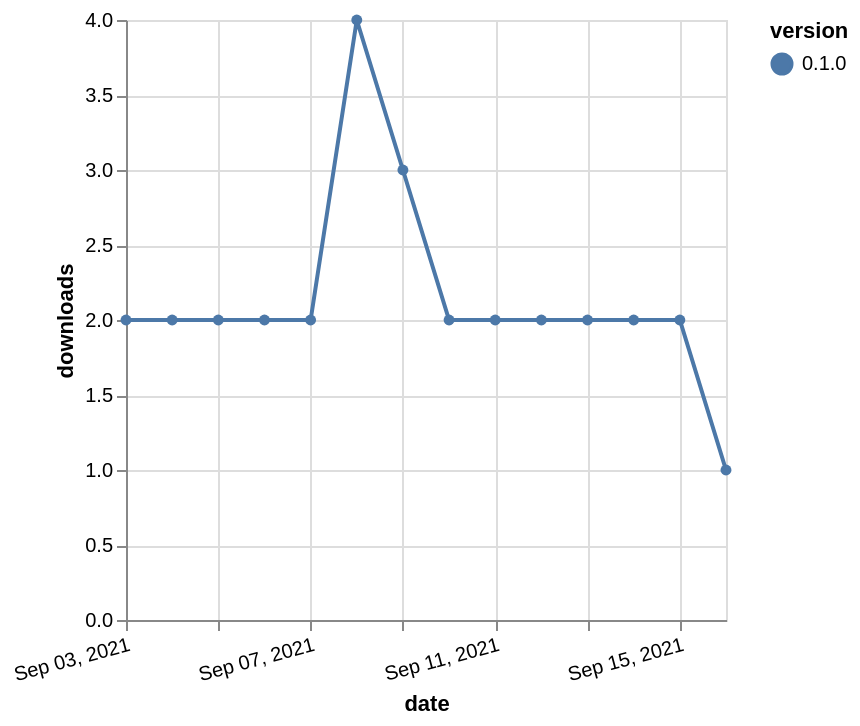

The specification (Vega-Lite) saved for this image:
### Vega-Lite specification from a JSON file in a GitHub repository (floating-point values rounded to 4 significant figures)
{"$schema": "https://vega.github.io/schema/vega-lite/v5.json", "description": "A simple bar chart with embedded data.", "data": {"values": [{"date": "2021-09-03", "total": 745, "delta": 2, "version": "0.1.0"}, {"date": "2021-09-04", "total": 747, "delta": 2, "version": "0.1.0"}, {"date": "2021-09-05", "total": 749, "delta": 2, "version": "0.1.0"}, {"date": "2021-09-06", "total": 751, "delta": 2, "version": "0.1.0"}, {"date": "2021-09-07", "total": 753, "delta": 2, "version": "0.1.0"}, {"date": "2021-09-08", "total": 757, "delta": 4, "version": "0.1.0"}, {"date": "2021-09-09", "total": 760, "delta": 3, "version": "0.1.0"}, {"date": "2021-09-10", "total": 762, "delta": 2, "version": "0.1.0"}, {"date": "2021-09-11", "total": 764, "delta": 2, "version": "0.1.0"}, {"date": "2021-09-12", "total": 766, "delta": 2, "version": "0.1.0"}, {"date": "2021-09-13", "total": 768, "delta": 2, "version": "0.1.0"}, {"date": "2021-09-14", "total": 770, "delta": 2, "version": "0.1.0"}, {"date": "2021-09-15", "total": 772, "delta": 2, "version": "0.1.0"}, {"date": "2021-09-16", "total": 773, "delta": 1, "version": "0.1.0"}]}, "width": "container", "mark": {"type": "line", "point": {"filled": true}}, "encoding": {"x": {"field": "date", "type": "temporal", "timeUnit": "yearmonthdate", "title": "date", "axis": {"labelAngle": -15}}, "y": {"field": "delta", "type": "quantitative", "title": "downloads"}, "color": {"field": "version", "type": "nominal"}, "tooltip": {"field": "delta"}}}
